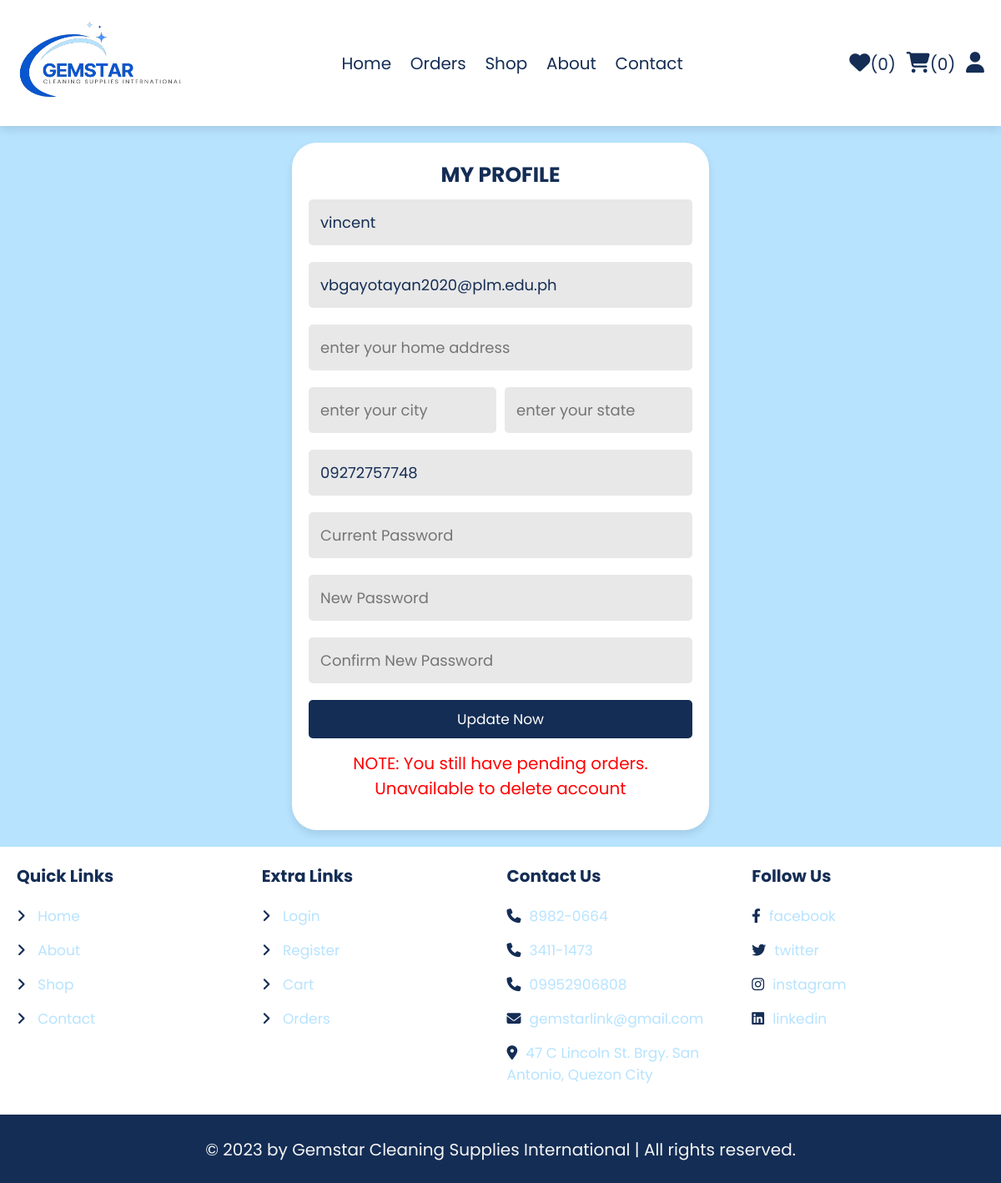
The app's page /update_user.php (signed in) with its own data.
### tables this page shows
CREATE TABLE IF NOT EXISTS `users` (
  `id` int(100) NOT NULL AUTO_INCREMENT,
  `name` varchar(20) NOT NULL,
  `email` varchar(50) NOT NULL,
  `password` varchar(50) NOT NULL,
  `flat` varchar(50) NOT NULL,
  `city` varchar(50) NOT NULL,
  `state` varchar(50) NOT NULL,
  `number` char(50) NOT NULL DEFAULT '',
  `exp_date` varchar(50) NOT NULL,
  `reset_link_token` varchar(50) NOT NULL,
  PRIMARY KEY (`id`)
);

### update_user.php (the view, shortened to what this page needs)
<?php
include 'components/connect.php';
if(isset($_SESSION['user_id'])){
   $user_id = $_SESSION['user_id'];
}else{
   $user_id = '';
};
?>
<!DOCTYPE html>
<html lang="en">
<head>
   <link rel="stylesheet" href="https://cdnjs.cloudflare.com/ajax/libs/font-awesome/6.1.1/css/all.min.css">
   <link rel="stylesheet" href="css/update_user.css">
</head>
<body>
<?php
$select_orders = $conn->prepare("SELECT * FROM `orders` WHERE user_id = ?");
$select_orders->execute([$user_id]);
$fetch_orders = $select_orders->fetch(PDO::FETCH_ASSOC);
$test = $fetch_orders['order_tracking'];
?>
<?php include 'components/user_header.php'; ?>
<section class="form-container">
   <?php
      $select_accounts = $conn->prepare("SELECT * FROM `users` WHERE id = ?");
      $select_accounts->execute([$user_id]);
      if($select_accounts->rowCount() > 0){
         while($fetch_accounts = $select_accounts->fetch(PDO::FETCH_ASSOC)){
   ?>
<form action="" method="post">
      <h3>my profile</h3>
      <input type="text" name="name" value="<?= $fetch_profile["name"]; ?>" placeholder="enter your username" maxlength="20"  class="box" oninput="this.value = this.value.replace(/\s/g, '','[!@#$%^&*_=+-]')">
      <input type="email" name="email" value="<?= $fetch_profile["email"]; ?>"placeholder="enter your email" maxlength="30"  class="box" oninput="this.value = this.value.replace(/\s/g, '')">
      <input type="text" name="flat"value="<?= $fetch_profile["flat"]; ?>" placeholder="enter your home address" maxlength="40"  class="box">
      <div class="flex-btn">
         <input type="text" name="city" value="<?= $fetch_profile["city"]; ?>"placeholder="enter your city" maxlength="40"  class="box">
         <input type="text" name="state" value="<?= $fetch_profile["state"]; ?>"placeholder="enter your state" maxlength="40"  class="box">
      </div>
         <input type="tel" name="number" value="<?= $fetch_profile["number"]; ?>" placeholder="enter your number (e.g. 09XXXXXXXXX)" maxlength="11" pattern="09[0-9]{9}"  class="box" oninput="this.value = this.value.replace(/\s/g, '')">
      <input type="password" name="old_pass" placeholder="Current Password" maxlength="20"  class="box"  title="Must contain 8-12 characters with a number, symbol, and an upper and lower case"  class="box" oninput="this.value = this.value.replace(/\s/g, '')">
      <input type="password" name="new_pass" placeholder="New Password" maxlength="20"  class="box"  pattern="^(?=.*[a-z])(?=.*[A-Z])(?=.*[0-9])(?=.*[!@#$%^&*_=+-]).{8,12}" title="Must contain 8-12 characters with a number, symbol, and an upper and lower case"  class="box" oninput="this.value = this.value.replace(/\s/g, '')">
      <input type="password" name="cpass" placeholder="Confirm New Password" maxlength="20"  class="box"  pattern="^(?=.*[a-z])(?=.*[A-Z])(?=.*[0-9])(?=.*[!@#$%^&*_=+-]).{8,12}" title="Must contain 8-12 characters with a number, symbol, and an upper and lower case"  class="box" oninput="this.value = this.value.replace(/\s/g, '')">
      <input type="submit" value="Update Now" class="btn" name="submit">
   <?php
         if($test != "Completed"){
            echo "<p style='color:red;'>NOTE: You still have pending orders. Unavailable to delete account</p>";
         }
         ?>
            <?php
                  }
               }else{
                  echo '<p class="empty">no accounts available!</p>';
               }
            ?>
         </form>
</section>
<?php include 'components/footer.php'; ?>
</body>
</html>

### css/update_user.css (style rules this page uses)
:root { --main-color:#142D55; --orange:#f39c12; --red:#e74c3c; --black:#142D55; --white:#fff; --light-color:#B7E3FF; --light-bg:#f5f5f5; --border:.2rem solid var(--black); --box-shadow:0 .5rem 1rem rgba(0,0,0,.1); }
* { font-family: 'Poppins', sans-serif; margin:0; padding:0; box-sizing: border-box; outline: none; border:none; text-decoration: none; }
body { background-color: var(--light-color); height: 100vh; }
html { font-size: 62.5%; overflow-x: hidden; }
section { padding:2rem; max-width: 90vw; margin:0 auto; }
section { padding:2rem; max-width: 100%; margin:0 auto; border-radius: 2rem; }
body, input, textarea { font-family: "Poppins", sans-serif; }
.btn, .delete-btn, .option-btn { display: block; width: 100%; margin-top: 1rem; border-radius: .5rem; padding:1rem 3rem; font-size: 1.7rem; text-transform: capitalize; color:var(--white); cursor: pointer; text-align: center; }
.btn { background-color: var(--main-color); }
.flex-btn { display: flex; gap:1rem; }
.form-container { min-height: 100vh; display: flex; align-items: center; justify-content: center; border-radius: 2rem; transition: 1s linear; }
.form-container form { background-color: var(--white); padding:2rem; border-radius: 3rem; box-shadow: var(--box-shadow); text-align: center; margin:0 auto; max-width: 50rem; }
.form-container form h3 { font-size: 2.5rem; text-transform: uppercase; color:var(--black); }
.form-container form p { font-size: 2rem; color:var(--light-color); margin:1.5rem 0; }
.form-container form .box { margin:1rem 0; background-color: rgba(217, 217, 217, 0.6);; padding:1.4rem; font-size: 1.8rem; color:var(--black); width: 100%; border-radius: .5rem; }

### records on screen
users: name "vincent", email "vbgayotayan2020@plm.edu.ph", number "09272757748"

### other values on screen
$total_wishlist_counts "0"
$total_cart_counts "0"
